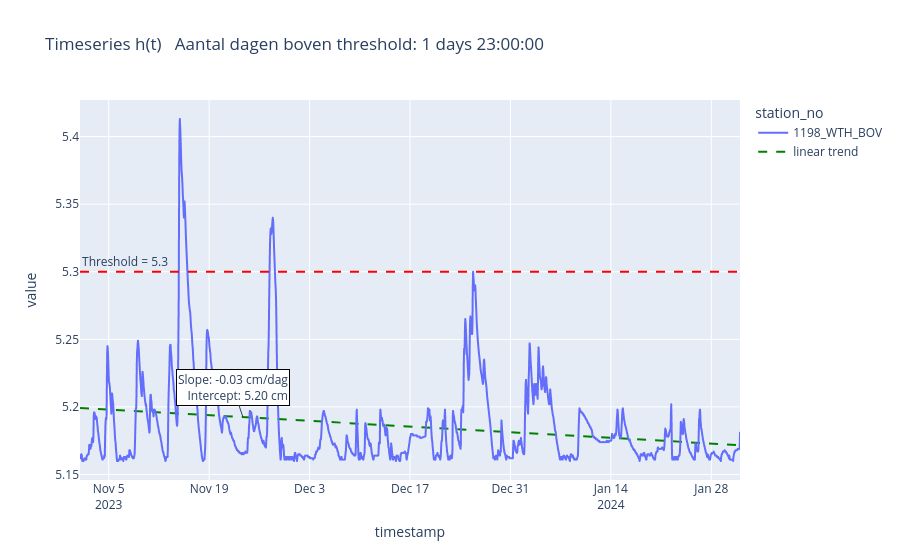
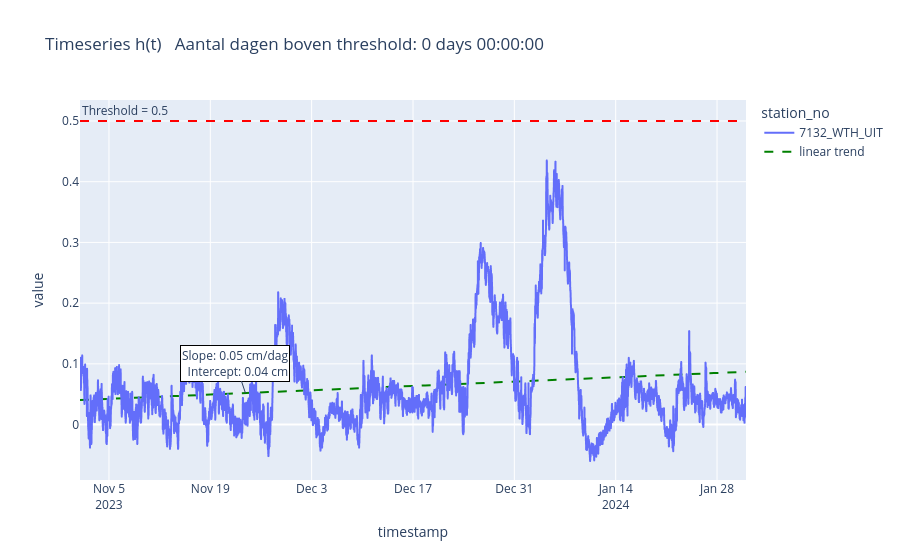

The notebook cell saved with these charts, in order:
### Code cell
import plotly.express as px
import plotly.graph_objects as go
import sys
# import sklearn
# from sklearn.linear_model import LinearRegression

wlev_thresholds_dict = {
    "1198_WTH_BOV": 5.3,
    "7127_WTH_BEN": -0.5,
    "7132_WTH_UIT": 0.5,
}

stat_no_list = ["1198_WTH_BOV", "7132_WTH_UIT"]

for stat_no in stat_no_list:
    df = df1[df1["station_no"].isin([stat_no])]
    df = df.sort_values(["timestamp"]).reset_index(drop=True)

    df = df.dropna()

    # do some data-analysis on these time series
    timeseries_analysis = timeseries_analyse(df, wlev_thresholds_dict)

    # Convert timestamp to numeric (seconds since start)
    df.loc[:, "time_numeric"] = (
        df["timestamp"] - df["timestamp"].min()
    ).dt.total_seconds()
    X = df["time_numeric"].values / 86400
    y = df["value"].values
    # : Fit linear regression
    n = len(X)

    # Calculate means
    mean_x = sum(X) / n
    mean_y = sum(y) / n

    # Calculate slope (a) and intercept (b)
    numerator = sum((x - mean_x) * (y - mean_y) for x, y in zip(X, y))
    denominator = sum((x - mean_x) ** 2 for x in X)

    slope = numerator / denominator
    intercept = mean_y - slope * mean_x

    print(slope, intercept)

    y_fit = [slope * xi + intercept for xi in X]
    df["trend"] = y_fit
    slope_per_day_cm = slope * 100

    fig = px.line(
        df,
        x="timestamp",
        y="value",
        color="station_no",
        title=f"Timeseries h(t) \n Aantal dagen boven threshold: {timeseries_analysis['t_above_grenswaarde']}",
    )
    threshold = wlev_thresholds_dict[stat_no]
    fig.add_hline(
        y=threshold,
        line_dash="dash",
        line_color="red",
        annotation_text=f"Threshold = {threshold}",
        annotation_position="top left",
    )
    fig.add_trace(
        go.Scatter(
            x=df["timestamp"],
            y=df["trend"],
            line_dash="dash",
            line_color="green",
            # annotation_text=f"Linear trend = {slope_per_day:.2f} cm/dag", annotation_position="top right"
            name="linear trend",
        )
    )
    # Add annotation for slope/intercept
    annot_index = len(df["timestamp"]) // 4
    fig.add_annotation(
        x=df["timestamp"].iloc[annot_index],  # place at last timestamp
        y=df["trend"].iloc[annot_index],  # y-coordinate on trend line
        text=f"Slope: {slope_per_day_cm:.2f} cm/dag<br>Intercept: {intercept:.2f} cm",
        # showarrow=True,
        # arrowhead=2,
        # ax=-50,  # offset x of the arrow
        # ay=-50,  # offset y of the arrow
        bgcolor="white",
        bordercolor="black",
        align="right",
    )

    fig.show()

### Figure 1 — Plotly figure (JSON) as saved in the notebook; plotly's stock layout.template omitted (floating-point values rounded to 4 significant figures; data arrays with more than 128 entries replaced by an {"elided": "..."} marker saying what was removed)
{"data": [{"hovertemplate": "station_no=1198_WTH_BOV<br>timestamp=%{x}<br>value=%{y}<extra></extra>", "legendgroup": "1198_WTH_BOV", "line": {"color": "#636efa", "dash": "solid"}, "marker": {"symbol": "circle"}, "mode": "lines", "name": "1198_WTH_BOV", "showlegend": true, "type": "scattergl", "x": {"elided": "2183 str values"}, "xaxis": "x", "y": {"elided": "2183 float values"}, "yaxis": "y"}, {"line": {"color": "green", "dash": "dash"}, "name": "linear trend", "type": "scatter", "x": {"elided": "2183 str values"}, "y": {"elided": "2183 float values"}}], "layout": {"annotations": [{"showarrow": false, "text": "Threshold = 5.3", "x": 0, "xanchor": "left", "xref": "x domain", "y": 5.3, "yanchor": "bottom", "yref": "y"}, {"align": "right", "bgcolor": "white", "bordercolor": "black", "text": "Slope: -0.03 cm/dag<br>Intercept: 5.20 cm", "x": "2023-11-23T17:00:00+00:00", "y": 5.192}], "legend": {"title": {"text": "station_no"}, "tracegroupgap": 0}, "shapes": [{"line": {"color": "red", "dash": "dash"}, "type": "line", "x0": 0, "x1": 1, "xref": "x domain", "y0": 5.3, "y1": 5.3, "yref": "y"}], "title": {"text": "Timeseries h(t) \n Aantal dagen boven threshold: 1 days 23:00:00"}, "xaxis": {"anchor": "y", "domain": [0, 1], "title": {"text": "timestamp"}}, "yaxis": {"anchor": "x", "domain": [0, 1], "title": {"text": "value"}}}}

### Figure 2 — Plotly figure (JSON) as saved in the notebook; plotly's stock layout.template omitted (floating-point values rounded to 4 significant figures; data arrays with more than 128 entries replaced by an {"elided": "..."} marker saying what was removed)
{"data": [{"hovertemplate": "station_no=7132_WTH_UIT<br>timestamp=%{x}<br>value=%{y}<extra></extra>", "legendgroup": "7132_WTH_UIT", "line": {"color": "#636efa", "dash": "solid"}, "marker": {"symbol": "circle"}, "mode": "lines", "name": "7132_WTH_UIT", "showlegend": true, "type": "scattergl", "x": {"elided": "8834 str values"}, "xaxis": "x", "y": {"elided": "8834 float values"}, "yaxis": "y"}, {"line": {"color": "green", "dash": "dash"}, "name": "linear trend", "type": "scatter", "x": {"elided": "8834 str values"}, "y": {"elided": "8834 float values"}}], "layout": {"annotations": [{"showarrow": false, "text": "Threshold = 0.5", "x": 0, "xanchor": "left", "xref": "x domain", "y": 0.5, "yanchor": "bottom", "yref": "y"}, {"align": "right", "bgcolor": "white", "bordercolor": "black", "text": "Slope: 0.05 cm/dag<br>Intercept: 0.04 cm", "x": "2023-11-23T20:30:00+00:00", "y": 0.05189}], "legend": {"title": {"text": "station_no"}, "tracegroupgap": 0}, "shapes": [{"line": {"color": "red", "dash": "dash"}, "type": "line", "x0": 0, "x1": 1, "xref": "x domain", "y0": 0.5, "y1": 0.5, "yref": "y"}], "title": {"text": "Timeseries h(t) \n Aantal dagen boven threshold: 0 days 00:00:00"}, "xaxis": {"anchor": "y", "domain": [0, 1], "title": {"text": "timestamp"}}, "yaxis": {"anchor": "x", "domain": [0, 1], "title": {"text": "value"}}}}
